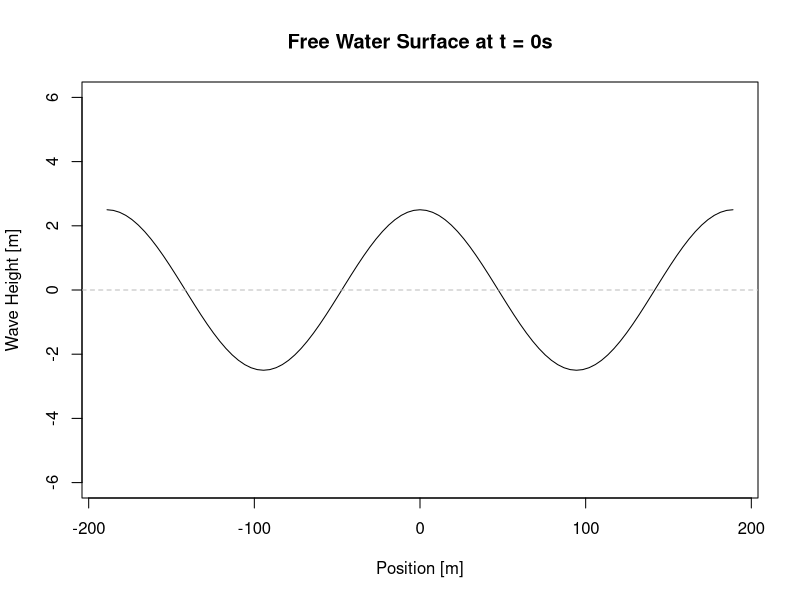

Here is the R script that generated this plot: (Note: this script raises an error after producing the figure.)
# Created By: Rudolph Santarromana
# Wave Drift Forces Calculation
# February 2021

setwd("C:/Users/Rudolph/Desktop/Rudolph/0 - CMU - Portugal PhD Files/0 - Research/Wind Energy/Dynamic Positioning")

library(tidyverse)
library(dplyr)


#### Using Morrison's equation

rho_water <- 1025 #seawater density [kg/m^3]
Cd <- 1.0 #body drag coefficient [-]
Cm <- 2.0 #body inertia coefficient [-]
diam <- 12.5 #12.5 body diameter [m]
draft <- 20 #20 body draft depth [m]
n.floaters <- 3 #3 number of floaters [-]

period <- 11 #wave period [seconds]
H <- 5 #design wave height [m]
depth <- 1000 #1000 site water depth [m]

v.curr <- 0

# Determine wavelength
# lambda <- (9.81*(period^2))/(2*pi) #wavelength [m]

fn.lambda <- function(l,pd = period, d = depth) { #this is the function to be optimized
  lambda <- (9.81*(pd^2))/(2*pi)
  fn <- abs(lambda*tanh((2*pi*d)/l) - l)
  return(fn)
}

lambda <- optimize(fn.lambda, c(0,10000), maximum = FALSE)$minimum
lambda <- (9.81*(period^2))/(2*pi)

# Can we apply Morrison's equation? It is only applicable for small/slender objects
check <- if (diam/lambda < 0.2) print("YES") else print("NO")

#### Apply Morrison's equation if check == YES
area <- draft*diam*n.floaters #wetted area [m^2]
k <- 2*pi/lambda # [rad/m]

# Maximum Wave-induced drag force on ONE floater
F.drag.max <- 0.5*rho_water*Cd*diam*(((pi*H)/period)^2)*((1-exp(-2*k*draft))/(2*k)) # [Newtons]
F.drag.max <- F.drag.max/1000 #[kiloNewtons]

# Maximum Wave-induced inertial force
F.inertia.max <- rho_water*Cm*((pi*(diam^2))/4)*((2*(pi^2)*H)/period^2)*(1/k)*(1-exp(-k*draft)) #[Newtons]
F.inertia.max <- F.inertia.max/1000 #[kiloNewtons]

# Steady current drag force
F.curr <- 0.5*rho_water*area*v.curr^2

### Calculate time fluctuation
time.v <- seq(0,26, by = 0.5)

eta <- function(x,t) {
  a <- H/2
  sigma <- 2*pi/period
  eta <- a*cos(k*x - sigma*t)
  return(eta)
}

# Visualize wave height from SWL
dist.v <- seq(-lambda, lambda, by = lambda/50)
eta.v <- mapply(eta, x = dist.v, t = 0)

plot(x = dist.v, y = eta.v, type = 'l',
     ylim = c(-6,6), 
     main = "Free Water Surface at t = 0s",
     xlab = "Position [m]",
     ylab = "Wave Height [m]")
abline(h = 0, col = 'gray', lty = 2)

# Calculate fluctuating inertia- and drag-induced wave force on ONE floater
fn.F.inertia <- function(x,t,diam,Hs,Pd,dr = draft) {
  lambda <- (9.81*(Pd^2))/(2*pi)
  k <- 2*pi/lambda # [rad/m]
  F.inertia.max <- rho_water*Cm*((pi*(diam^2))/4)*((2*(pi^2)*Hs)/Pd^2)*(1/k)*(1-exp(-k*dr)) #[Newtons]
  F.inertia.max<- F.inertia.max/1000 #[kN]
  sigma <- 2*pi/Pd
  F.inertia <- F.inertia.max*sin(k*x - sigma*t)
  return(F.inertia)
}

fn.F.drag <- function(x,t,diam,Hs,Pd,dr = draft) {
  lambda <- (9.81*(Pd^2))/(2*pi)  
  k <- 2*pi/lambda # [rad/m]
  F.drag.max <- 0.5*rho_water*Cd*diam*(((pi*Hs)/Pd)^2)*((1-exp(-2*k*dr))/(2*k)) # [Newtons]
  F.drag.max <- F.drag.max/1000 #[kN]
  sigma <- 2*pi/Pd
  F.drag <- F.drag.max*cos(k*x - sigma*t)*abs(cos(k*x - sigma*t))
  return(F.drag)
}

#######################################################################
# On One Floater
F.inertia.v <- mapply(fn.F.inertia, x = 0, t = time.v)
F.drag.v <- mapply(fn.F.drag, x = 0, t = time.v)
F.total.v <- F.inertia.v + F.drag.v

plot(x = time.v, y = F.inertia.v, type = 'l', col = 'blue', lty = 2, lwd = 2,
     xlab = "Time [s]",
     ylab = "Force in X-direction [kN]")
lines(x = time.v, y = F.drag.v, col = 'green', lty = 2, lwd = 2)
lines(x = time.v, y = F.total.v, col = 'black', lwd = 2)
abline(h = 0, col = 'gray')
legend('topleft', legend = c("Wave-Induced Drag Force","Wave-Induced Inertia Force", "Total Wave-Induced Force"),
       lty = c(2,2,1), lwd = c(2,2,2), col = c('green','blue','black'),cex = 0.8)

max(F.total.v)
mean(F.total.v)

#######################################################################

# Calculate fluctuating intertia- and drag-induced wave force on three floaters
# oriented in a 1-2 fashion
dist <- 90.13 #distance between the front and rear floaters [m]

F.inertia.front <- mapply(fn.F.inertia, x = 0, t = time.v, diam = 12.5, Hs = 4.2, Pd = 13)
F.inertia.back <- mapply(fn.F.inertia, x = dist, t = time.v, diam = 12.5, Hs = 4.2, Pd = 13)

F.inertia.v2 <- F.inertia.front + 2*F.inertia.back

plot(x = time.v, y = F.inertia.back*2, type = 'l', col = 'blue')
lines(x = time.v, y = F.inertia.front, col = 'red')
lines(x = time.v, y = F.inertia.v2, col = 'black', lwd = 2)
abline(h = 0, col = 'gray')

F.drag.front <- mapply(fn.F.drag, x = 0, t = time.v, diam = 12.5, Hs = 4.2, Pd = 13)
F.drag.back <- mapply(fn.F.drag, x = dist, t = time.v, diam = 12.5, Hs = 4.2, Pd = 13)

F.drag.v2 <- F.drag.front + 2*F.drag.back

plot(x = time.v, y = F.drag.back*2, type = 'l', col = 'blue')
lines(x = time.v, y = F.drag.front, col = 'red')
lines(x = time.v, y = F.drag.v2, col = 'black', lwd = 2)
abline(h = 0, col = 'gray')

F.total.v2 <- F.inertia.v2 + F.drag.v2

plot(x = time.v, y = F.total.v2, type = 'l', lwd = 2, col = 'black',
     xlab = "Time [s]",
     ylab = "Force in X-direction [kN]")
lines(x = time.v, y = F.inertia.v2, col = 'blue', lwd = 2, lty = 2)
lines(x = time.v, y = F.drag.v2, col = 'green', lwd = 2, lty = 2)
abline(h = 0, col = 'gray')
legend('topright', 
       legend = c("Wave-Induced Drag Force","Wave-Induced Inertia Force", "Total Wave-Induced Force"),
       lty = c(2,2,1), lwd = c(2,2,2), col = c('green','blue','black'),cex = 0.8)

#bars based on time step
plot(x = time.v, y = F.total.v3, type = 'p', lwd = 2, pch = 19,
     xlab = "Time [s]",
     ylab = "Force in X-direction [kN]")
# lines(x = time.v, y = F.inertia.v3, col = 'blue', lwd = 2, lty = 2)
# lines(x = time.v, y = F.drag.v3, col = 'green', lwd = 2, lty = 2)
arrows(time.v, 0, time.v, F.total.v3, angle = 90, length = 0.08)
abline(h = 0, col = 'gray')

mean(F.total.v2)
max(F.total.v2)

#######################################################################
# oriented in a 1-1-1 fashion
dist1 <- 102.13/2 #distance between the front and middle floaters [m]
dist2 <- 102.13 #distance between the front and rear floaters [m]

F.inertia.1 <- mapply(fn.F.inertia, x = 0, t = time.v, diam = 12.5, Hs = 4.2, Pd = 10)
F.inertia.2 <- mapply(fn.F.inertia, x = dist1, t = time.v, diam = 12.5, Hs = 4.2, Pd = 10)
F.inertia.3 <- mapply(fn.F.inertia, x = dist2, t = time.v, diam = 12.5, Hs = 4.2, Pd = 10)

F.inertia.v3 <- F.inertia.1 + F.inertia.2 + F.inertia.3

plot(x = time.v, y = F.inertia.1, type = 'l', col = 'blue')
lines(x = time.v, y = F.inertia.2, col = 'red')
lines(x = time.v, y = F.inertia.3, col = 'green')
lines(x = time.v, y = F.inertia.v3, col = 'black', lwd = 2)
abline(h = 0, col = 'gray')

F.drag.1 <- mapply(fn.F.drag, x = 0, t = time.v, diam = 12.5, Hs = 4.2, Pd = 10)
F.drag.2 <- mapply(fn.F.drag, x = dist1, t = time.v, diam = 12.5, Hs = 4.2, Pd = 10)
F.drag.3 <- mapply(fn.F.drag, x = dist2, t = time.v, diam = 12.5, Hs = 4.2, Pd = 10)

F.drag.v3 <- F.drag.1 + F.drag.2 + F.drag.3

plot(x = time.v, y = F.drag.1, type = 'l', col = 'blue')
lines(x = time.v, y = F.drag.2, col = 'red')
lines(x = time.v, y = F.drag.3, col = 'green')
lines(x = time.v, y = F.drag.v3, col = 'black', lwd = 2)
abline(h = 0, col = 'gray')

F.total.v3 <- F.inertia.v3 + F.drag.v3

plot(x = time.v, y = F.total.v3, type = 'l', lwd = 2,
     xlab = "Time [s]",
     ylab = "Force in X-direction [kN]",
     main = "Total Wave Force on Entire Substructure over Two Wave Periods")
# lines(x = time.v, y = F.inertia.v3, col = 'blue', lwd = 2, lty = 2)
# lines(x = time.v, y = F.drag.v3, col = 'green', lwd = 2, lty = 2)
abline(h = 0, col = 'gray')
# legend('bottomleft', 
#        legend = c("Wave-Induced Drag Force","Wave-Induced Inertia Force", "Total Wave-Induced Force"),
#        lty = c(2,2,1), lwd = c(2,2,2), col = c('green','blue','black'),cex = 0.8)

#bars based on time step
plot(x = time.v, y = F.total.v3, type = 'p', lwd = 2, pch = 19,
     xlab = "Time [s]",
     ylab = "Force in X-direction [kN]",
     main = "Time step = 0.5 s; Mean Wave Force = 4.0 kN")
# lines(x = time.v, y = F.inertia.v3, col = 'blue', lwd = 2, lty = 2)
# lines(x = time.v, y = F.drag.v3, col = 'green', lwd = 2, lty = 2)
arrows(time.v, 0, time.v, F.total.v3, angle = 90, length = 0.08)
abline(h = 0, col = 'gray')
# legend('bottomleft',
#        legend = c("Wave-Induced Drag Force","Wave-Induced Inertia Force", "Total Wave-Induced Force"),
#        lty = c(2,2,1), lwd = c(2,2,2), col = c('green','blue','black'),cex = 0.8)

mean(F.total.v3)
sum(F.total.v3)
max(F.total.v3)

#######################################################################

### Considering all orientations, up to 60 degrees
phi <- seq(0,60, by = 6) #degrees
phi.rad <- phi*(pi/180) #radians
radius <- 51.75 #m
tower.radius <- 10 #m

#floater position orientations
floater1.pos <- round(radius*cos(0 + phi.rad),2)
floater2.pos <- round(radius*cos(2*pi/3 + phi.rad),2)
floater3.pos <- round(radius*cos(4*pi/3 + phi.rad),2)

Force.Matrix <- function(sig.ht = H, prd = period, 
                              F1 = floater1.pos, 
                              F2 = floater2.pos,
                              F3 = floater3.pos) {
  time.v <- seq(0,prd, by = 1) #how often would the system adjust? 1/second?
  #initialize the lists, each value corresponds to an orientation/rotation
  Drag.L <- c()
  Inertia.L <- c()
  Total.L <- c()
  Mean.Force <- c()
  Max.Force <- c()
  
  for(i in 1:length(F1)) {
    F.drag.f1 <- mapply(fn.F.drag, x = F1[i], t = time.v, diam = 12.5, Hs = sig.ht, Pd = prd)
    F.drag.f2 <- mapply(fn.F.drag, x = F2[i], t = time.v, diam = 12.5, Hs = sig.ht, Pd = prd)
    F.drag.f3 <- mapply(fn.F.drag, x = F3[i], t = time.v, diam = 12.5, Hs = sig.ht, Pd = prd)
    F.drag.TS <- mapply(fn.F.drag, x = 0, t = time.v, diam = 10, Hs = sig.ht, Pd = prd)
    
    F.DRAG <- list(round(F.drag.f1 + F.drag.f2 + F.drag.f3 + F.drag.TS, 2))
    
    F.inertia.f1 <- mapply(fn.F.inertia, x = F1[i], t = time.v, diam = 12.5, Hs = sig.ht, Pd = prd)
    F.inertia.f2 <- mapply(fn.F.inertia, x = F2[i], t = time.v, diam = 12.5, Hs = sig.ht, Pd = prd)
    F.inertia.f3 <- mapply(fn.F.inertia, x = F3[i], t = time.v, diam = 12.5, Hs = sig.ht, Pd = prd)
    F.inertia.TS <- mapply(fn.F.inertia, x = 0, t = time.v, diam = 10, Hs = sig.ht, Pd = prd)
    
    F.INER <- list(round(F.inertia.f1 + F.inertia.f2 + F.inertia.f3 + F.inertia.TS, 2))
    
    F.TOT <- list(round(F.drag.f1 + F.drag.f2 + F.drag.f3 + F.drag.TS +
                    F.inertia.f1 + F.inertia.f2 + F.inertia.f3 + F.inertia.TS, 2))
    
    F.mean <- round(mean(F.drag.f1 + F.drag.f2 + F.drag.f3 + F.drag.TS +
                    F.inertia.f1 + F.inertia.f2 + F.inertia.f3 + F.inertia.TS), 2)
    
    F.max <- round(max(F.drag.f1 + F.drag.f2 + F.drag.f3 + F.drag.TS +
                     F.inertia.f1 + F.inertia.f2 + F.inertia.f3 + F.inertia.TS), 2)
    
    Drag.L <- c(Drag.L, F.DRAG)
    Inertia.L <- c(Inertia.L, F.INER)
    Total.L <- c(Total.L, F.TOT)
    Mean.Force <- c(Mean.Force, F.mean)
    Max.Force <- c(Max.Force, F.max)
    
  }
  
  return(data.frame(phi,Mean.Force,Max.Force))
}

#DLC 1.3
Force.Matrix(sig.ht = 1.8, prd = 11) #[-44.9,50]
Force.Matrix(sig.ht = 1.2, prd = 14.2) #[0.85,7.53]

#DLC 6.1
Force.Matrix(sig.ht = 3.2, prd = 18.3) #[8.2,10]
Force.Matrix(sig.ht = 4.5, prd = 15.7) #[14.86,18.82]
